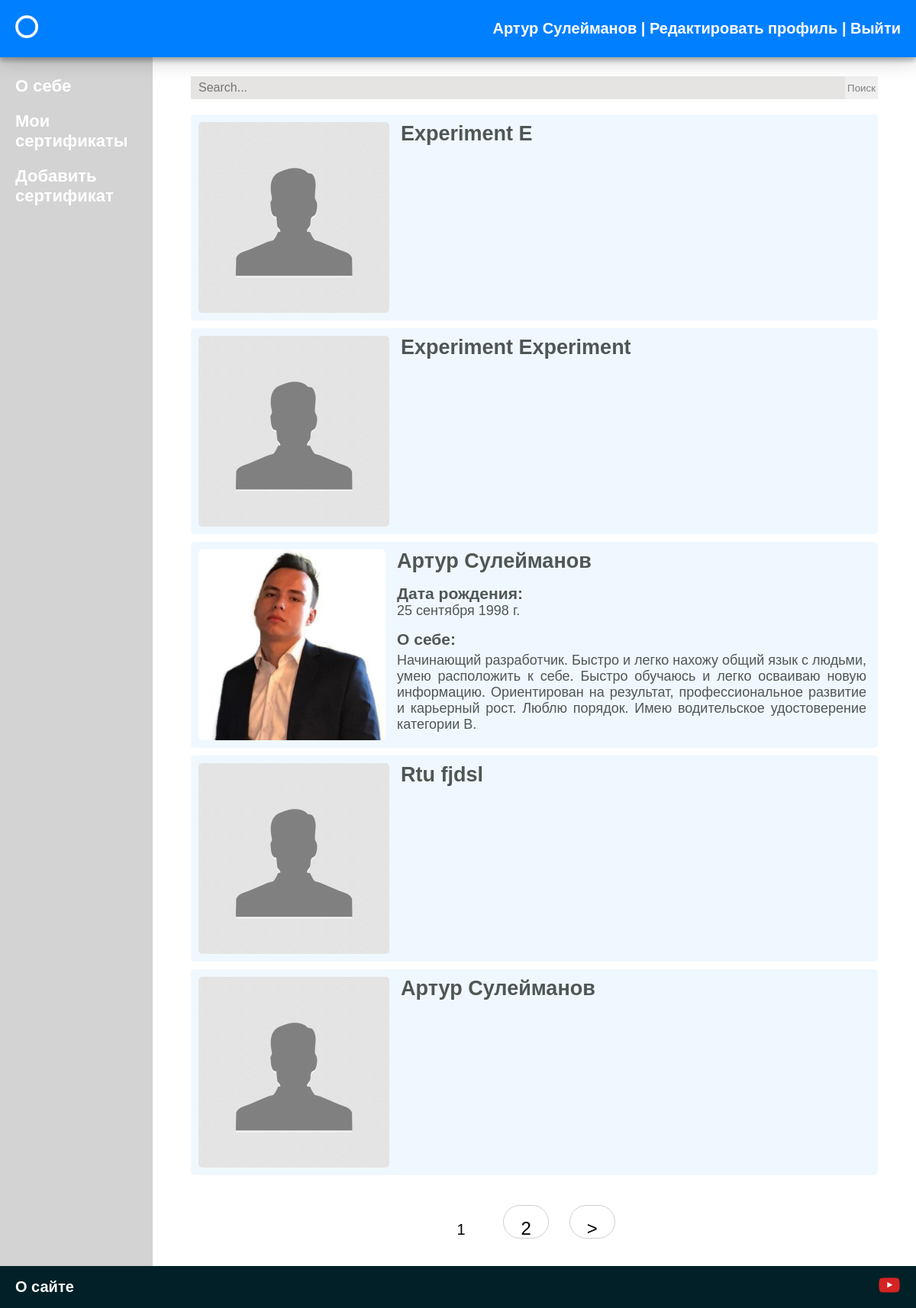
/ (signed in), run on the app's committed database.
### myres/models.py (models this page shows, shortened)
class Myres(models.Model):
    user = models.OneToOneField(User, null=True, on_delete= models.CASCADE, related_name='profile')
    name = models.TextField(max_length=254, null=True)
    surname = models.TextField(max_length=254, null=True)
    about_me = models.TextField(blank = True)
    birthday = models.DateField(auto_now=False, auto_now_add=False, null=True, blank = True)
    mobile_number = PhoneNumberField(null = True, blank = True)
    email = models.EmailField(max_length=254, null=True)
    hobby = models.TextField(blank = True)
    education = models.TextField(blank = True)
    working_experience = models.TextField(blank = True)
    skills = models.TextField(blank = True)
    photo = models.ImageField(upload_to='photos/%Y/%m/%d/', blank = True)
    slug = models.SlugField(null = True, max_length=255, unique=True, db_index=True)
    time_create = models.DateTimeField(auto_now_add=True, verbose_name="Время создания",  null=True)

### myres/views.py (the view)
# urls.py: path("", HomePage.as_view(), name = 'home'),
class HomePage(ListView):
    paginate_by = 5
    model = Myres
    template_name = 'myres/home.html'
    context_object_name = 'posts'
    def get_context_data(self, *, object_list=None, **kwargs):
        context = super().get_context_data(**kwargs)
        context['title'] = 'Главная страница'
        return context
    def get_queryset(self, *args, **kwargs):
        return Myres.objects.order_by('-time_create')

### myres/templates/myres/home.html
{% extends 'myres/show_posts_page.html' %}
{% load cache %}
        {% block page_with_posts %}
<div class="search" style = 'width: 100%; margin-bottom: 20px;'>
<form action="{% url 'search' %}" method="get">
  <input name="q" type="text" placeholder="Search..." style = 'width:100%; border:0; border-radius: 0px;' class="input-form">
    <button name="page" class="search-button" type="submit" style="border: 0; border-radius: 0px; color:#808080;">Поиск</button>
</form>
    </div>
{% for p in posts %}
<a href="/profile/{{ p.slug }}">
    <div class=user-post style="margin-bottom: 10px;">
        <img src="{{ p.photo.url }}" style="object-fit:cover; width:250px; height:250px; border-radius: 5px;"/>
        <div class=name-surname>
            <h2 style="margin-bottom: 15px;">{{ p.name }} {{ p.surname }}</h2>
            {% if p.birthday %}
            <p><h3>Дата рождения:</h3> {{ p.birthday }}</p>
            {% endif %}
             {% if p.about_me %}
            <h3 style="margin-top: 15px; margin-bottom: 5px;">O cебе:</h3>
           <p>{{p.about_me|linebreaks}}</p>
            {% endif %}
        </div>
    </div>
</a>
{% endfor %}
{% endblock %}

### myres/templates/myres/base.html (shortened to what this page needs)
{% load static %}
<!doctype html>
<html lang="en">
<head>
    <link type="text/css" href="{% static 'myres/css/styles.css' %}" rel="stylesheet"/>
    <link rel="stylesheet" href="https://unpkg.com/flexboxgrid2@7.2.1/flexboxgrid2.css">
</head>
<body>
<div class = 'main-head'>
<div class="header">
    <div class=left><a href="{% url 'home' %}"><img src='{% static "myres/images/logo.png" %} ' width="30px"></a></div>
    <div class="log">
        {% if request.user.is_authenticated %}
        <div class="right"><a class=whiteref href="/profile/{{ user.username }}">{{ user.first_name }} {{ user.last_name }}</a> |
            <a class=whiteref href="/edit_pro/{{ user.username }}">Редактировать профиль</a> |
            <a href="{% url 'logout' %}" class=whiteref>Выйти</a></div>
        {% else %}
        <div class="right"><a class=whiteref href="{% url 'registration' %}">Регистрация</a> |
            <a href="{% url 'autentification' %}" class=whiteref>Войти</a></div>
        {% endif %}
    </div>
</div>
</div>
<div class=main>
    <div class="sidebar">
        <div class=sidebar-refs>
            {% if request.user.is_authenticated %}
            <div class=my><a href="/edit_inf/{{ user.username }}" class=whiteref>О себе</a></div>
            <div class=my><a href="/certificates/{{ user.pk }}" class=whiteref>Мои сертификаты</a></div>
            <div class=my><a href="{% url 'add_certificate' %}" class=whiteref>Добавить сертификат</a></div>
            {% endif %}
        </div>
        <a href="#anchor" style="height: calc(100% - 200px); background: blue;">
            <div style="height: calc(100% - 200px);"></div>
        </a>
    </div>
    <div class="content">
        {% block title %}
        {% endblock %}
    </div>
</div>
<div class = main-about>
<div class=about>
    <a href="{% url 'about' %}" class="left whiteref">О сайте</a><a href='https://www.youtube.com/' target="_blank"
                                                                    class=right><img
        src='{% static "myres/images/icon_youtube.png" %} ' width="30px"></a>
</div>
</div>
</body>
</html>

### myres/static/myres/css/styles.css (style rules this page uses)
* { margin:0; padding:0; box-sizing: border-box; }
html { height: 100%; }
body { height: 100%; background: #E5E4E2; }
.header { z-index: 100; display: flex; justify-content: space-between; align-items: center; padding: 20px; color: white; margin-left:auto; margin-right:auto; text-decoration: none; font-family: sans-serif; font-size: 20px; font-weight: 700; top: 0; width: 100%; max-width: 1240px; }
.main-head { z-index: 100; position: fixed; width: 100%; background: #007FFF; box-shadow: 0 2px 28px rgba(0,0,0,0.25), 0 5px 5px rgba(0,0,0,0.22); }
.header a { color: white; text-decoration: none; }
.main-about { width: 100%; display: flex; justify-content: center; background: #022027; }
.about { max-width: 1240px; width: 100%; display: flex; justify-content: space-between; align-items: center; padding-left: 20px; padding-right: 20px; padding-top: 10px; padding-bottom: 10px; }
.about a { color: white; text-decoration: none; font-family: sans-serif; font-size: 20px; font-weight: 700; }
.sidebar { padding: 20px; padding-top: 100px; height: auto; width: 200px; background: lightgrey; }
.sidebar a { color: white; text-decoration: none; font-family: sans-serif; font-size: 22px; font-weight: 700; }
.sidebar-refs { height: 200px; }
.main { background: white; max-width: 1240px; display: flex; justify-content: space-between; height: auto; min-height: calc(100% - 50px); margin-left:auto; margin-right:auto; }
.content { height: auto; width: calc(100% - 200px); padding-top: 100px; padding-left: 50px; padding-right: 50px; padding-bottom: 20px; color: black; font-family: sans-serif; font-size: 18px; }
.input-form { border-width:1px; width: 270px; height: 30px; border-radius: 5px; font-size: 16px; border-color: lightgrey; padding: 10px; background: #E5E4E2; }
form { display: flex; justify-content: center; }
.my { margin-bottom: 20px; }
.user-post { display: flex; justify-content: left; width: 100%; background: #F0F8FF; text-decoration: none; padding: 10px; border-radius: 5px; transition: background 0.3s ease-in; position: relative; }
.name-surname { text-align:justify; max-width: calc(100% - 250px); padding-left: 15px; padding-top: 0px; color: #4E5754; position: relative; word-wrap: break-word; margin-right: 5px; }
a { text-decoration: none; }
.search-button { padding: 3px; transition: background 0.3s ease-in; }

### data on the page
Myres: photo (placeholder picture), name "Experiment", surname "E"
Myres: photo (placeholder picture), name "Experiment", surname "Experiment"
Myres: photo (picture), name "Артур", surname "Сулейманов", birthday "25 сентября 1998 г.", about_me "Начинающий разработчик. Быстро и легко нахожу общий язык с людьми, умею расположить к себе. Быстро обучаюсь и легко осваиваю новую информацию. Ориентирован на результат, профессиональное развитие и карьерный рост. Люблю порядок. Имею водительское удостоверение категории B."
Myres: photo (placeholder picture), name "Rtu", surname "fjdsl"
Myres: photo (placeholder picture), name "Артур", surname "Сулейманов"

### other printed values
{{ user.first_name }} "Артур"
{{ user.last_name }} "Сулейманов"
{{ p }} "1"
{{ p }} "2"
